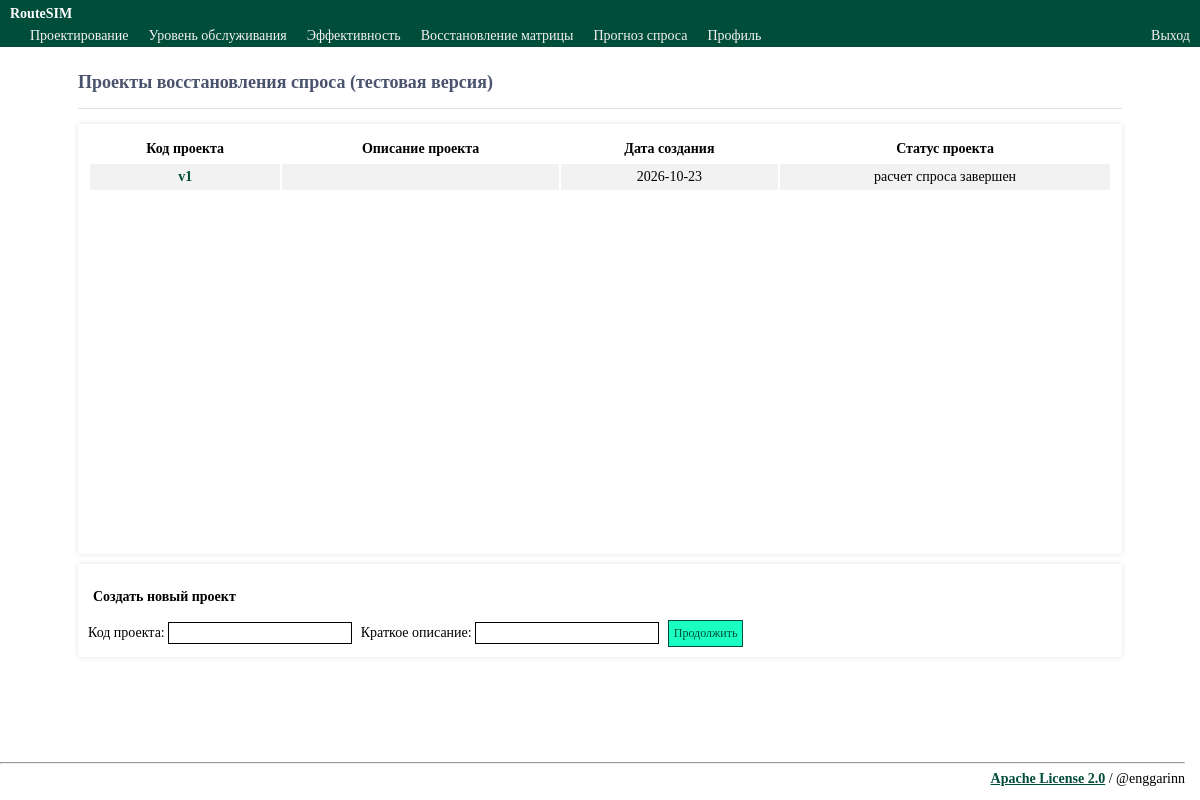
/demand/ (signed in), run on the app's committed database.
### tables this page shows
CREATE TABLE demand_projects (
            id INTEGER PRIMARY KEY AUTOINCREMENT,
            username TEXT NOT NULL,
            proj_name TEXT NOT NULL,
            proj_descr TEXT NOT NULL,
            date_crt DATE NOT NULL,
            status_src INTEGER NOT NULL,
            status_prj INTEGER NOT NULL,
            calculation_period TEXT,
            demand_profile_mode TEXT,
            pt_share REAL,
            pt_share_intrazonal REAL,
            access_radius_km REAL,
            min_overlap_share REAL,
            calibration_mode TEXT,
            normalize_target_volume INTEGER,
            total_boardings_period INTEGER,
            transfer_factor REAL,
            base_period_trip_volume REAL,
            target_period_trip_volume REAL,
            effective_pt_share REAL,
            effective_pt_share_status TEXT,
            calculation_started_at TEXT
        );

CREATE TABLE ref_status_demand_prj (
            id INTEGER PRIMARY KEY AUTOINCREMENT,
            status_prj INTEGER NOT NULL,
            status_name TEXT NOT NULL
        );

### demand_routes.py (the view, shortened to what this page needs)
@demand_bp.route('/', methods=['GET', 'POST'])
def projects():
    if 'loggedin' not in session:
        return redirect(url_for('login'))
    username = session['username']
    rows = models.demand_get_projects(username)
    form = DemandProjectForm()
    return render_template(
        'demand_projects.html',
        title='Восстановление и прогнозирование спроса',
        headers=[
            'Код проекта',
            'Описание проекта',
            'Дата создания',
            'Статус проекта',
        ],
        rows=rows,
        form=form,
    )

### demand_routes.py
class DemandProjectForm(FlaskForm):
    proj_name = StringField(
        validators=[InputRequired(), Length(min=1, max=9)]
    )
    proj_descr = StringField(validators=[Length(min=0, max=150)])
    submit = SubmitField('Продолжить')

### models.py (called while the page is built)
def get_db_cur():
    conn = sqlite3.connect(
        DB_PATH,
        detect_types=sqlite3.PARSE_DECLTYPES | sqlite3.PARSE_COLNAMES,
    )
    conn.row_factory = sqlite3.Row
    cur = conn.cursor()
    return conn, cur

def demand_get_projects(username):
    recover_stale_calculations(username)
    conn, cur = get_db_cur()
    cur.execute(
        """SELECT demand_projects.proj_name, demand_projects.proj_descr,
                  demand_projects.date_crt, ref_status_demand_prj.status_name
           FROM demand_projects
           JOIN ref_status_demand_prj
             ON demand_projects.status_prj = ref_status_demand_prj.status_prj
           WHERE username = ? ORDER BY demand_projects.id DESC""",
        (username,),
    )
    projects = cur.fetchall()
    cur.close()
    conn.close()
    return projects

def _calculation_project_states(cur):
    states = [
        ('los_projects', LOS_STATUS_CALCULATING, LOS_STATUS_FAILED),
        ('eff_projects', EFF_STATUS_CALCULATING, EFF_STATUS_FAILED),
        ('demand_projects', DEMAND_STATUS_CALCULATING, DEMAND_STATUS_FAILED),
        ('forecast_projects', FORECAST_STATUS_CALCULATING, FORECAST_STATUS_FAILED),
    ]
    if cur.execute("SELECT 1 FROM sqlite_master WHERE type = 'table' AND name = 'forecast_bl_projects'").fetchone():
        states.append(('forecast_bl_projects', FORECAST_STATUS_CALCULATING, FORECAST_STATUS_FAILED))
    if cur.execute("SELECT 1 FROM sqlite_master WHERE type = 'table' AND name = 'forecast_bl_2_projects'").fetchone():
        states.append(('forecast_bl_2_projects', FORECAST_STATUS_CALCULATING, FORECAST_STATUS_FAILED))
    return states

### rsim.py (called while the page is built)
@app.before_request
def before_request():
    session.permanent = True
    app.permanent_session_lifetime = timedelta(minutes=60)

### templates/demand_projects.html (shortened to what this page needs)
{% extends 'layout.html' %}
{% block content %}
<h2>Проекты восстановления спроса (тестовая версия)</h2>
{% if rows %}
<div id="projects_table">
  <table class="table_t1" style="width:100%;">
    <tr>
      {% for column in headers %}
      <th>{{ column }}</th>
      {% endfor %}
    </tr>
    {% for row in rows %}
    <tr>
      {% for column in row %}
        {% if loop.index == 1 %}
          <td>
            <a href="{{ url_for('demand.upload', proj_name=column) }}"
               class="mainlink">{{ column }}</a>
          </td>
        {% else %}
          <td>{{ column }}</td>
        {% endif %}
      {% endfor %}
    </tr>
    {% endfor %}
  </table>
</div>
{% endif %}
<div class="form_t1">
  <form method="post">
    <p style="font-weight:bold;">Создать новый проект</p>
    Код проекта: {{ form.proj_name }}
    Краткое описание: {{ form.proj_descr }}
    {{ form.submit() }}
  </form>
</div>
{% endblock %}

### static/css/style.css (style rules this page uses)
* { box-sizing: border-box; font-family: Calibri; font-size: 14px; -webkit-font-smoothing: antialiased; }
html, body { margin: 0; height: 100%; }
h2 { padding-top: 10px; padding-bottom: 15px; }
.content h2 { font-size: 18px; border-bottom: 1px solid #e0e0e3; color: #4a536e; }
.content > p, .content > div { box-shadow: 0 0 5px 0 rgba(0, 0, 0, 0.1); margin: 10px 0; padding: 10px; background-color: #fff; }
.content > div p { padding: 5px; margin: 0 0 10px 0; }
.form_t1 form { flex-wrap: wrap; justify-content: left; padding-top: 10px; }
.form_t1 form input { display: inline-block; border: 1px solid black; background-color: white; color: black; padding: 2px; margin-right: 5px; font-size: 14px; }
.form_t1 form input[type="submit"] { border: 1px solid #004d39; background-color: #1affc2; color: #004d39; padding: 5px; font-size: 12px; cursor: pointer }
.table_t1 th, td { text-align: left; padding: 5px; text-align: center }
.table_t1 tr:nth-child(even) { background-color: #f2f2f2; }
.mainlink { font-weight: bold; color: #004d39; text-decoration: none; }
#projects_table { height: 430px; overflow-y: auto; }

### data on the page
demand_projects: proj_name "v1", date_crt "2026-10-23"
ref_status_demand_prj: status_name "расчет спроса завершен"

### other printed values
{{ column }} "Код проекта" "Описание проекта" "Дата создания" "Статус проекта"
